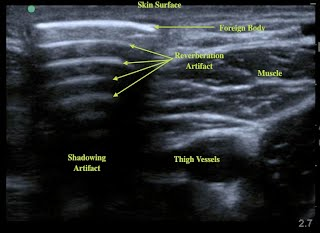
%> input picture Reverberation.jpg, 320 x 233 px
$ octave CrosscorrelationRealisticImage.m   (GNU Octave 9; MATLAB toolbox functions it lacks are replaced by stand-ins)
%> lines starting %> are read from the running program, lines starting %| are printed output that depends on the picture; in (x1, y1, x2, y2) boxes, pixels count from 0 and x2, y2 are one past the last pixel; in counts of white or black regions, pixels touching at a corner belong together; the program's own positions count from 1
clc;    % Clear the command window.
close all;  % Close all figures (except those of imtool.)
imtool close all;  % Close all imtool figures.
clear;  % Erase all existing variables.
%% Read in image
I = imread('C:\Users\micha\Documents\MATLAB\Image processing\Reverberation.jpg');
%> I is the input picture: size 233x320x3 uint8; mean R, G, B 41.3, 45.2, 49
Igray = rgb2gray(I); %convert to grayscale
figure (1);
imshow(Igray);
%% Get template
templateWidth = 80;%set template width
templateHeight = 25; %set template height
smallSubImage = imcrop(Igray, [45, 90, templateWidth, templateHeight]);
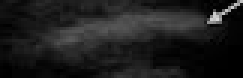
%> smallSubImage: size 26x81 uint8 (shown 3 times larger); min 0, max 217, mean 29.2
[rows, columns] = size(smallSubImage);
%> rows = 26; columns = 81
figure (2);
imshow(smallSubImage);
caption = sprintf('Template Image to Search For, %d rows by %d columns.', rows, columns);
title(caption);
hold on
%% Cross Correlation output
correlationOutput = normxcorr2(smallSubImage(:,:), Igray(:,:)); %compare the template with the original image
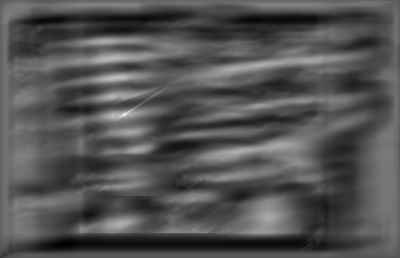
%> correlationOutput: size 258x400 double; min -0.491, max 1, mean -0.00145; drawn with min black and max white
figure (3);
imshow(correlationOutput); %show correlation image where brightest spots have highest correlation
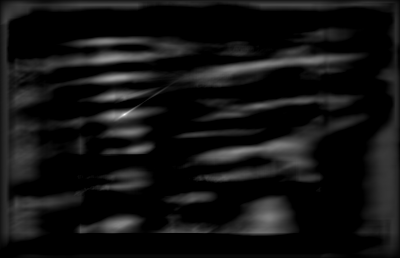
%> displayed picture: size 258x400, on the screen's scale of 0 to 255; min 0, max 255, mean 18.8
axis on;
test = correlationOutput>0.3; %filter out least correlated parts
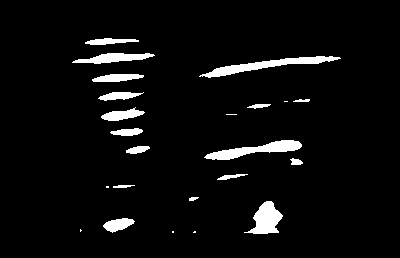
%> test: size 258x400 logical; 4.9% white; 23 white regions (6 under 20 px), largest, box (x1, y1, x2, y2) and area: (199, 56, 341, 78) 925, (204, 140, 302, 160) 824, (244, 201, 283, 234) 707
test1 = bwareaopen(test,200); %remove small objects
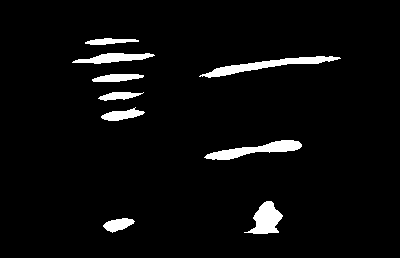
%> test1: size 258x400 logical; 4.2% white; 9 white regions, largest, box (x1, y1, x2, y2) and area: (199, 56, 341, 78) 925, (204, 140, 302, 160) 824, (244, 201, 283, 234) 707
figure (4);
imshow(test1);
%% Final image
[x y]=size(test1);
%> x = 258; y = 400
for i=1:x
   for j=1:y
       if test1(i,j)==1
           Igray(i,j) = round(255 * randn());
       end
   end
end
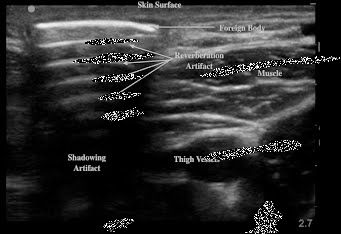
%> Igray: size 234x341 uint8; min 0, max 255, mean 44

imshow (Igray);

%% (OPTIONAL) Find out where its brightest
% Find out where the normalized cross correlation image is brightest.
[maxCorrValue, maxIndex] = max(abs(correlationOutput(:)));
%> maxCorrValue = 1; maxIndex = 32107
[yPeak, xPeak] = ind2sub(size(correlationOutput),maxIndex(1))
%> yPeak = 115; xPeak = 125
% Because cross correlation increases the size of the image,
% we need to shift back to find out where it would be in the original image.
corr_offset = [(xPeak-size(smallSubImage,2)) (yPeak-size(smallSubImage,1))]
%> corr_offset = [44 89]

 %% (OPTIONAL) Plot over rectangle over original image
imshow(Igray);
axis on; % Show tick marks giving pixels
hold on; % Don't allow rectangle to blow away image.
% Calculate the rectangle for the template box.  Rect = [xLeft, yTop, widthInColumns, heightInRows]
boxRect = [corr_offset(1) corr_offset(2) templateWidth, templateHeight]
%> boxRect = [44 89 80 25]
% Plot the box over the image.
rectangle('position', boxRect, 'edgecolor', 'g', 'linewidth',2);
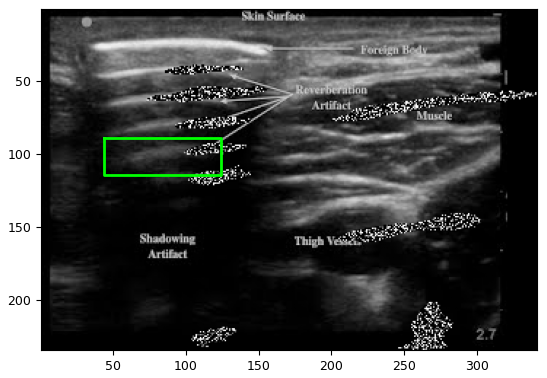
%> figure redrawn from the program's plot data
